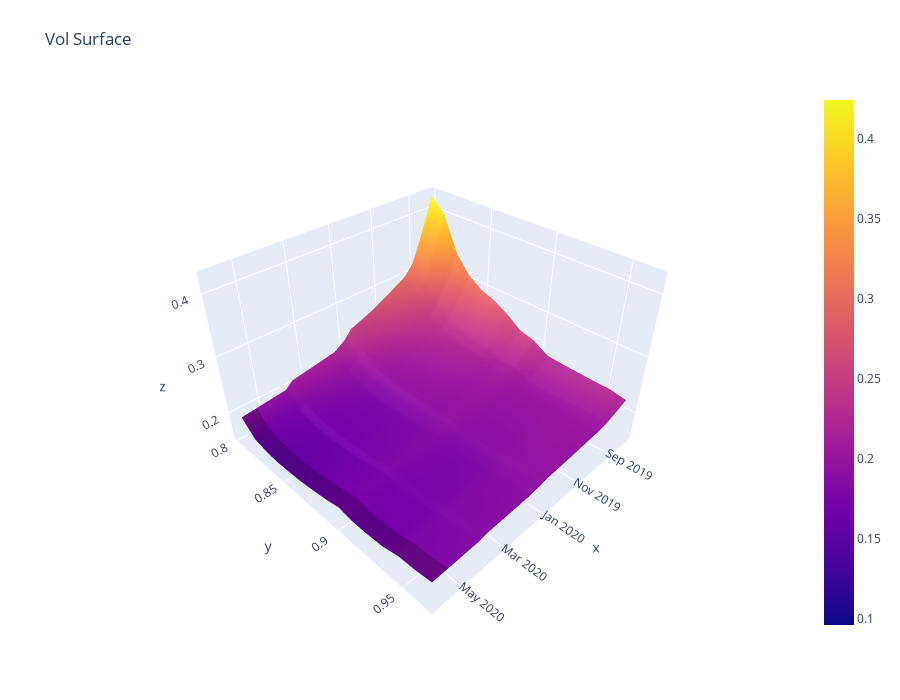

The notebook cell saved with this chart:
### Code cell
import plotly.graph_objs as go

fig = go.Figure(
    data=[ go.Surface(
        z=df2.values.tolist(),
        y=df2.columns.values,
        x=df2.index.astype(str).values.tolist()
    )],
    layout=dict(
        title = 'Vol Surface', 
        autosize = True,
        width = 900,
        height = 700,
        margin = dict(
            l = 65,
            r = 50,
            b = 65,
            t = 90
        ),
        scene = dict(
            aspectratio = dict(
                x = 1,
                y = 1,
                z = 0.667
            )
        )
    ))

go.FigureWidget(fig)

### Figure 1 — Plotly figure (JSON) as saved in the notebook; plotly's stock layout.template omitted (floating-point values rounded to 4 significant figures; data arrays with more than 128 entries replaced by an {"elided": "..."} marker saying what was removed)
{"data": [{"type": "surface", "uid": "39a8ae0f-e5da-41aa-9d3d-8d3237a5fba5", "x": ["2019-08-02", "2019-08-09", "2019-08-16", "2019-08-23", "2019-08-30", "2019-09-06", "2019-09-20", "2019-10-18", "2019-11-15", "2019-12-20", "2019-12-31", "2020-01-17", "2020-03-20", "2020-03-31", "2020-06-19"], "y": [0.8023, 0.814, 0.8256, 0.8372, 0.8488, 0.8605, 0.8721, 0.8837, 0.8953, 0.907, 0.9186, 0.9302, 0.9419, 0.9535, 0.9651, 0.9767, 0.9884, 1, 1.012, 1.023, 1.035, 1.046, 1.058, 1.07, 1.081, 1.093, 1.105, 1.116, 1.128, 1.139, 1.151, 1.163, 1.174, 1.186, 1.198, 1.209], "z": {"elided": "15x36 float values"}}], "layout": {"autosize": true, "height": 700, "margin": {"b": 65, "l": 65, "r": 50, "t": 90}, "scene": {"aspectratio": {"x": 1, "y": 1, "z": 0.667}}, "title": {"text": "Vol Surface"}, "width": 900}}
